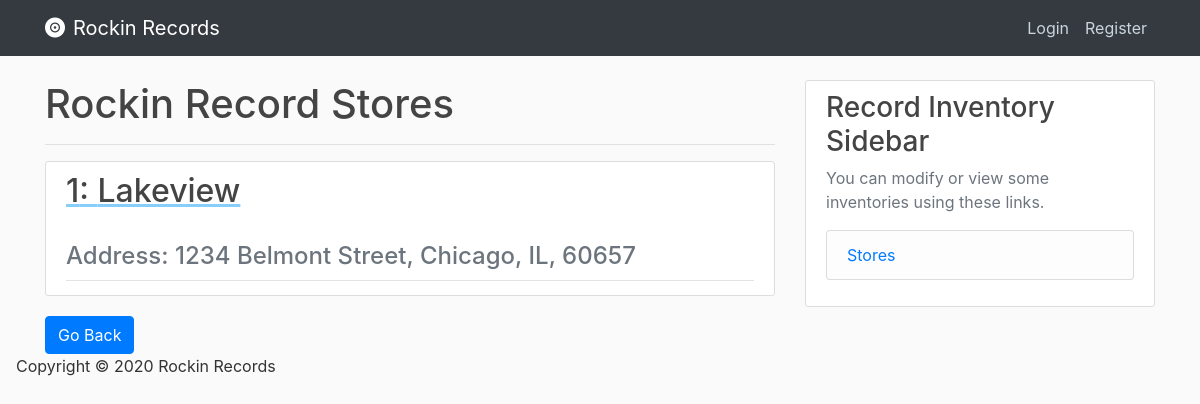
Page /stores on the earlier database version.
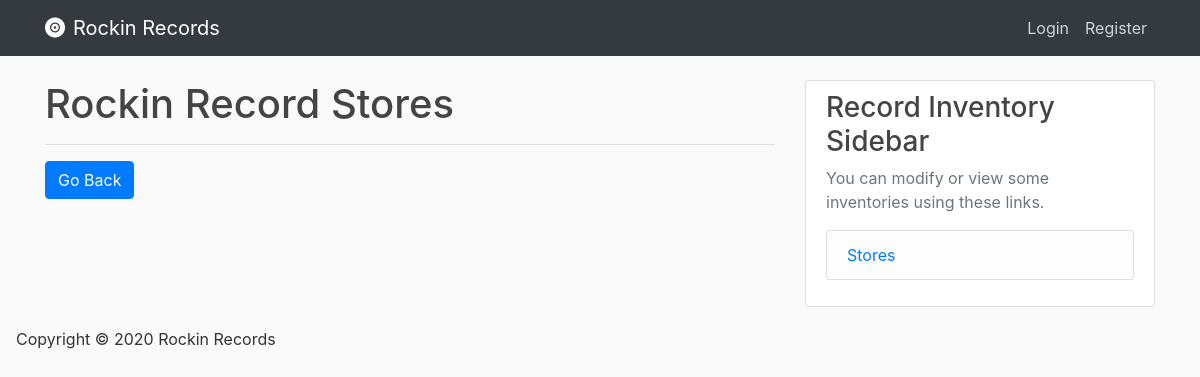
Same page on the later database version.
### database/models.py (models this page shows)
class Stores(db.Model):
    store_id = db.Column(db.Integer, primary_key=True, nullable=False, autoincrement="auto")
    store_name = db.Column(db.String(120), nullable=False)
    street_address = db.Column(db.String(120), nullable=False)
    city_address = db.Column(db.String(120), nullable=False)
    state_address = db.Column(db.String(120), nullable=False)
    zip_address = db.Column(db.String(120), nullable=False)

### database/routes.py (the view)
@app.route('/stores')
def stores():
    stores = Stores.query.all()
    return render_template('stores.html', stores=stores)

### database/Templates/stores.html
{% extends "index.html" %}
{% block content %}
    <h1> Rockin Record Stores </h1>
    <hr>
    {% for store in stores %}
        <article class="media content-section">
            <div class="media-body">
                <div class="article-metadata">
                    <a class="mr-2" href="{{url_for('store', store_id=store.store_id)}}" style="text-decoration: underline; text-decoration-color: lightskyblue;" >
                    <h2> {{ store['store_id'] }}: {{ store['store_name'] }} </h2>
                    </a>
                    <h4 class="text-muted"> Address: {{ store['street_address'] }}, {{ store['city_address'] }}, {{ store['state_address']}}, {{ store['zip_address'] }}</h4>
                </div>
          </div>
        </article>
     {% endfor %}
     <div>
        <a href="{{ url_for('home') }} ">
          <button class='btn btn-primary'>
              Go Back
          </button>
        </a>
     </div>
{% endblock content %}

Differences in the rows shown:
removed Stores: store_id "1", store_name "Lakeview", street_address "1234 Belmont Street", city_address "Chicago", state_address "IL", zip_address "60657"
